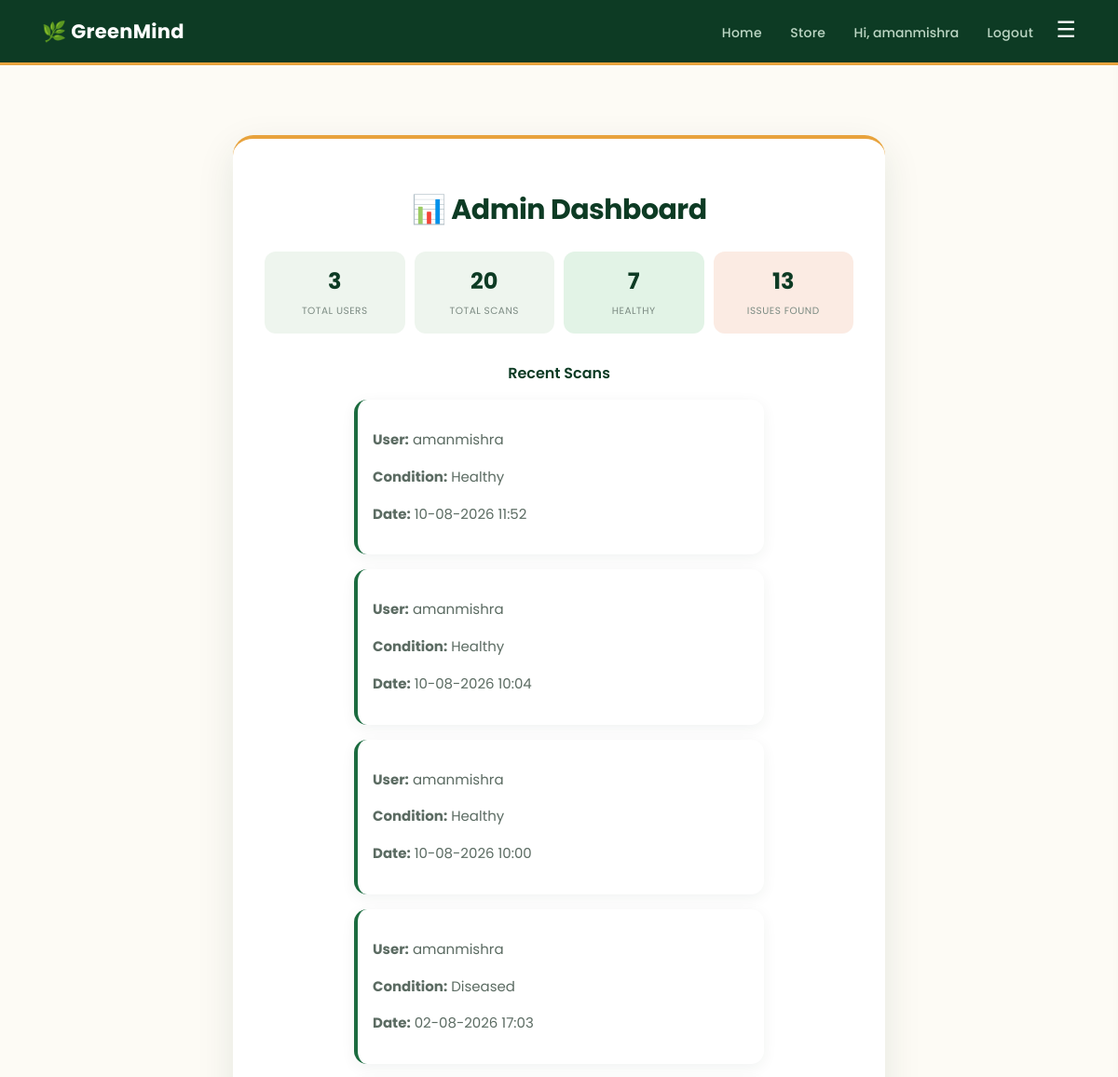
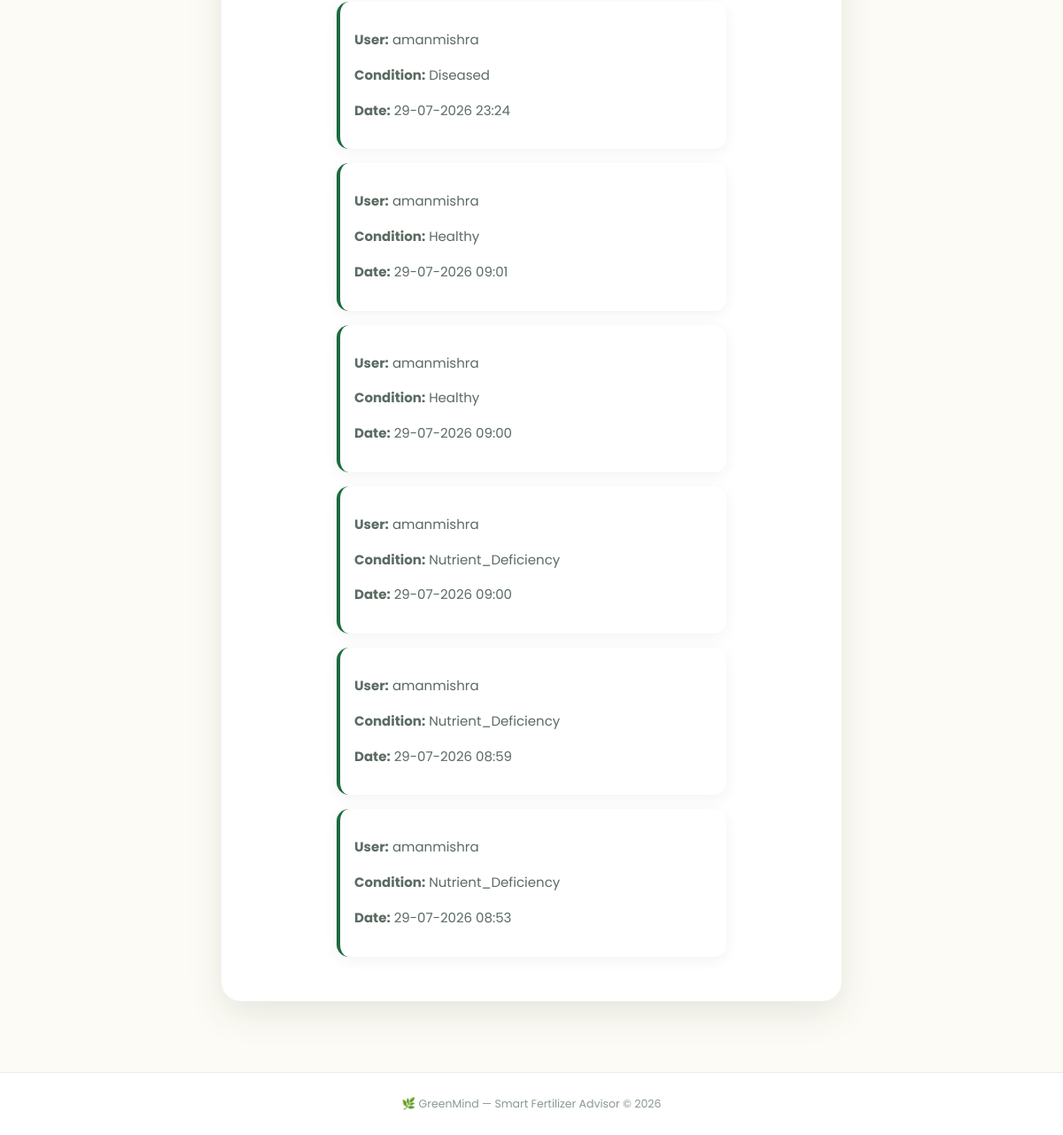
The page /admin (signed in) on the database its author committed (2 pictures, top to bottom).
### tables this page shows
CREATE TABLE plant_history (
    id INTEGER PRIMARY KEY AUTOINCREMENT,
    username TEXT NOT NULL,
    filename TEXT NOT NULL,
    condition_detected TEXT NOT NULL,
    confidence REAL NOT NULL,
    upload_date TEXT NOT NULL
);

### app.py (the view)
@app.route("/admin")
def admin():
    if "username" not in session or session["username"] != "amanmishra":
        return redirect("/login")
    conn = sqlite3.connect("database.db")
    cursor = conn.cursor()
    cursor.execute("SELECT COUNT(*) FROM users")
    total_users = cursor.fetchone()[0]
    cursor.execute("SELECT COUNT(*) FROM plant_history")
    total_scans = cursor.fetchone()[0]
    cursor.execute("SELECT COUNT(*) FROM plant_history WHERE condition_detected = 'Healthy'")
    healthy_count = cursor.fetchone()[0]
    cursor.execute("SELECT COUNT(*) FROM plant_history WHERE condition_detected != 'Healthy'")
    issue_count = cursor.fetchone()[0]
    cursor.execute("SELECT username, filename, condition_detected, upload_date FROM plant_history ORDER BY id DESC LIMIT 10")
    recent_scans = cursor.fetchall()
    conn.close()
    return render_template(
        "admin.html",
        total_users=total_users,
        total_scans=total_scans,
        healthy_count=healthy_count,
        issue_count=issue_count,
        recent_scans=recent_scans
    )

### templates/admin.html
{% extends "base.html" %}
{% block content %}
<div class="quick-card" style="max-width:700px; margin:30px auto;">
    <h1>📊 Admin Dashboard</h1>
    <div class="stats-row">
        <div class="stat-box">
            <span class="stat-number">{{ total_users }}</span>
            <span class="stat-label">Total Users</span>
        </div>
        <div class="stat-box">
            <span class="stat-number">{{ total_scans }}</span>
            <span class="stat-label">Total Scans</span>
        </div>
        <div class="stat-box healthy">
            <span class="stat-number">{{ healthy_count }}</span>
            <span class="stat-label">Healthy</span>
        </div>
        <div class="stat-box issue">
            <span class="stat-number">{{ issue_count }}</span>
            <span class="stat-label">Issues Found</span>
        </div>
    </div>
    <h3 style="margin-top:30px;">Recent Scans</h3>
    {% for scan in recent_scans %}
    <div class="history-item">
        <div>
            <p><strong>User:</strong> {{ scan[0] }}</p>
            <p><strong>Condition:</strong> {{ scan[2] }}</p>
            <p><strong>Date:</strong> {{ scan[3] }}</p>
        </div>
    </div>
    {% endfor %}
</div>
{% endblock %}

### templates/base.html (shortened to what this page needs)
<!DOCTYPE html>
<html>
<head>
    <link rel="stylesheet" href="{{ url_for('static', filename='style.css') }}">
</head>
<body>
    <nav class="navbar">
        <a href="/">🌿 GreenMind</a>
        <div class="nav-links">
            <a href="/">Home</a>
            {% if session.username %}
                <a href="/store">Store</a>
                <span class="nav-user">Hi, {{ session.username }}</span>
                <a href="/logout">Logout</a>
            {% else %}
                <a href="/login">Login</a>
                <a href="/register">Register</a>
            {% endif %}
            <button class="hamburger-btn" onclick="toggleMenu()">☰</button>
        </div>
    </nav>
    <div class="page-content">
        {% block content %}{% endblock %}
    </div>
    <div class="site-footer">
        🌿 GreenMind — Smart Fertilizer Advisor &copy; 2026
    </div>
</body>
</html>

### static/style.css (style rules this page uses)
* { box-sizing: border-box; }
:root { --forest: #0d3b24; --forest-light: #1b6b3f; --accent: #e8a33d; --cream: #fdfbf5; --sage: #eef5ee; }
body { font-family: 'Poppins', 'Segoe UI', Arial, sans-serif; background: var(--cream); margin: 0; min-height: 100vh; color: #22302a; }
.navbar { display: flex; justify-content: space-between; align-items: center; background: var(--forest); padding: 18px 45px; position: sticky; top: 0; z-index: 100; border-bottom: 3px solid var(--accent); }
.navbar a { color: white; text-decoration: none; font-weight: 700; font-size: 21px; letter-spacing: 0.3px; }
.nav-links a, .nav-user { margin-left: 26px; color: #bcd6c4; font-size: 14px; font-weight: 500; transition: color 0.2s ease; position: relative; }
.page-content { padding-top: 45px; padding-bottom: 20px; min-height: calc(100vh - 200px); }
h1 { color: var(--forest); margin-bottom: 4px; font-weight: 700; letter-spacing: -0.5px; font-size: 30px; }
h3 { color: var(--forest); margin-top: 22px; margin-bottom: 8px; font-weight: 600; font-size: 16px; }
p { color: #5b6b62; line-height: 1.65; font-size: 15px; }
.history-item { text-align: left; max-width: 440px; margin: 16px auto; background: white; padding: 16px; border-radius: 14px; display: flex; gap: 15px; align-items: center; box-shadow: 0 4px 16px rgba(13,59,36,0.06); border-left: 4px solid var(--forest-light); transition: transform 0.15s ease; }
a { color: var(--forest-light); }
.quick-card { background: white; flex: 1; min-width: 280px; max-width: 380px; padding: 34px; border-radius: 22px; box-shadow: 0 14px 40px rgba(13, 59, 36, 0.1); text-align: center; border-top: 4px solid var(--accent); animation: fadeUp 0.5s ease; }
.stats-row { display: flex; gap: 10px; margin-top: 22px; }
.stat-box { flex: 1; background: var(--sage); border-radius: 12px; padding: 14px 4px; transition: transform 0.15s ease; }
.stat-box.healthy { background: #e2f3e6; }
.stat-box.issue { background: #fbebe3; }
.stat-number { display: block; font-size: 24px; font-weight: 700; color: var(--forest); }
.stat-label { font-size: 10.5px; color: #7c8b83; text-transform: uppercase; letter-spacing: 0.5px; }
.site-footer { text-align: center; padding: 26px; color: #8a9990; font-size: 12.5px; border-top: 1px solid #e6ede7; margin-top: 30px; background: white; }
.hamburger-btn { background: none; border: none; color: white; font-size: 24px; cursor: pointer; margin-left: 20px; padding: 0; line-height: 1; }

### rows shown on the page
plant_history: username "amanmishra", condition_detected "Healthy", upload_date "10-08-2026 11:52"
plant_history: username "amanmishra", condition_detected "Healthy", upload_date "10-08-2026 10:04"
plant_history: username "amanmishra", condition_detected "Healthy", upload_date "10-08-2026 10:00"
plant_history: username "amanmishra", condition_detected "Diseased", upload_date "02-08-2026 17:03"
plant_history: username "amanmishra", condition_detected "Diseased", upload_date "29-07-2026 23:24"
plant_history: username "amanmishra", condition_detected "Healthy", upload_date "29-07-2026 09:01"
plant_history: username "amanmishra", condition_detected "Healthy", upload_date "29-07-2026 09:00"
plant_history: username "amanmishra", condition_detected "Nutrient_Deficiency", upload_date "29-07-2026 09:00"
plant_history: username "amanmishra", condition_detected "Nutrient_Deficiency", upload_date "29-07-2026 08:59"
plant_history: username "amanmishra", condition_detected "Nutrient_Deficiency", upload_date "29-07-2026 08:53"

### other values the page prints
{{ session.username }} "amanmishra"
{{ total_users }} "3"
{{ total_scans }} "20"
{{ healthy_count }} "7"
{{ issue_count }} "13"
